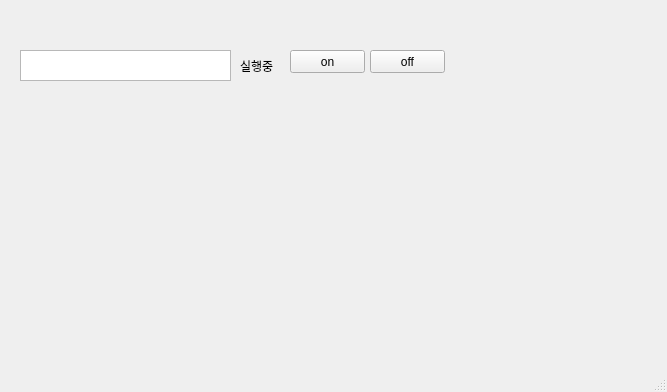
<?xml version="1.0" encoding="UTF-8"?>
<ui version="4.0">
 <class>MainWindow</class>
 <widget class="QMainWindow" name="MainWindow">
  <property name="geometry">
   <rect>
    <x>0</x>
    <y>0</y>
    <width>667</width>
    <height>392</height>
   </rect>
  </property>
  <property name="windowTitle">
   <string>MainWindow</string>
  </property>
  <widget class="QWidget" name="centralwidget">
   <widget class="QPlainTextEdit" name="plainTextEdit">
    <property name="geometry">
     <rect>
      <x>20</x>
      <y>50</y>
      <width>211</width>
      <height>31</height>
     </rect>
    </property>
   </widget>
   <widget class="QPushButton" name="pushOn">
    <property name="geometry">
     <rect>
      <x>290</x>
      <y>50</y>
      <width>75</width>
      <height>23</height>
     </rect>
    </property>
    <property name="text">
     <string>on</string>
    </property>
   </widget>
   <widget class="QPushButton" name="pushOff">
    <property name="geometry">
     <rect>
      <x>370</x>
      <y>50</y>
      <width>75</width>
      <height>23</height>
     </rect>
    </property>
    <property name="text">
     <string>off</string>
    </property>
   </widget>
   <widget class="QLabel" name="lbl">
    <property name="geometry">
     <rect>
      <x>240</x>
      <y>60</y>
      <width>56</width>
      <height>12</height>
     </rect>
    </property>
    <property name="text">
     <string>실행중</string>
    </property>
   </widget>
  </widget>
  <widget class="QMenuBar" name="menubar">
   <property name="geometry">
    <rect>
     <x>0</x>
     <y>0</y>
     <width>667</width>
     <height>21</height>
    </rect>
   </property>
  </widget>
  <widget class="QStatusBar" name="statusbar"/>
 </widget>
 <resources/>
 <connections/>
</ui>
